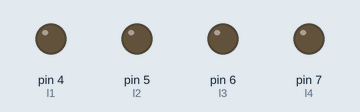
This sketch was run on a simulated Arduino Uno, built with avr-gcc and run on an emulated ATmega328P. On the bench: output pins drawn as LEDs (lit = HIGH).

Above: at 0.5 s.
At 2.5 s:
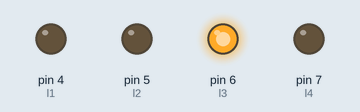
At 4.5 s:
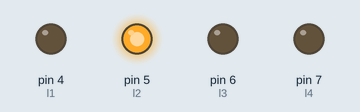
At 9.5 s:
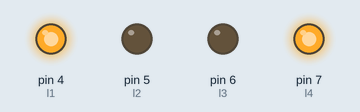
At 14.5 s:
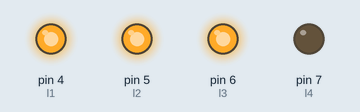
At 19.5 s:
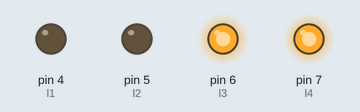
Timing chart, 0 to 20.8 s (numbered marks = the images above):
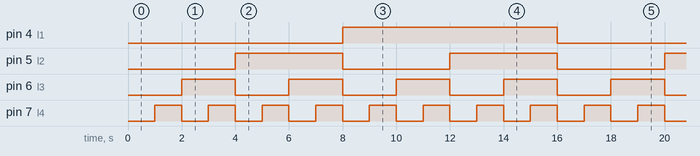

Measured:
- by itself, pin 4 (l1): alternates HIGH for 8.0 s and LOW for 8.0 s
- by itself, pin 5 (l2): alternates HIGH for 4.0 s and LOW for 4.0 s
- by itself, pin 6 (l3): alternates HIGH for 2.0 s and LOW for 2.0 s
- by itself, pin 7 (l4): alternates HIGH for 1.0 s and LOW for 1.0 s

The sketch:

_binarycounting7.ino
```cpp
/*  Button
 Turns on and off a light emitting diode(LED) connected to digital
 pin 13, when pressing a pushbutton attached to pin 2.
 */

const int l1 =  4;
const int l2 =  5;
const int l3 =  6;
const int l4 =  7;


void setup() {
  pinMode(l1, OUTPUT);
  pinMode(l2, OUTPUT);
  pinMode(l3, OUTPUT);
  pinMode(l4, OUTPUT);
}

void loop() {


  for(int i=0;i<16;i++)
  {
     int b4 = i % 2;
    int b3 = (i / 2) % 2;
    int b2 = (i / 4) % 2;
    int b1 = (i / 8) % 2;

    digitalWrite(l1, b1);
    digitalWrite(l2, b2);
    digitalWrite(l3, b3);
    digitalWrite(l4, b4);

    delay(1000);
  }

}
```
